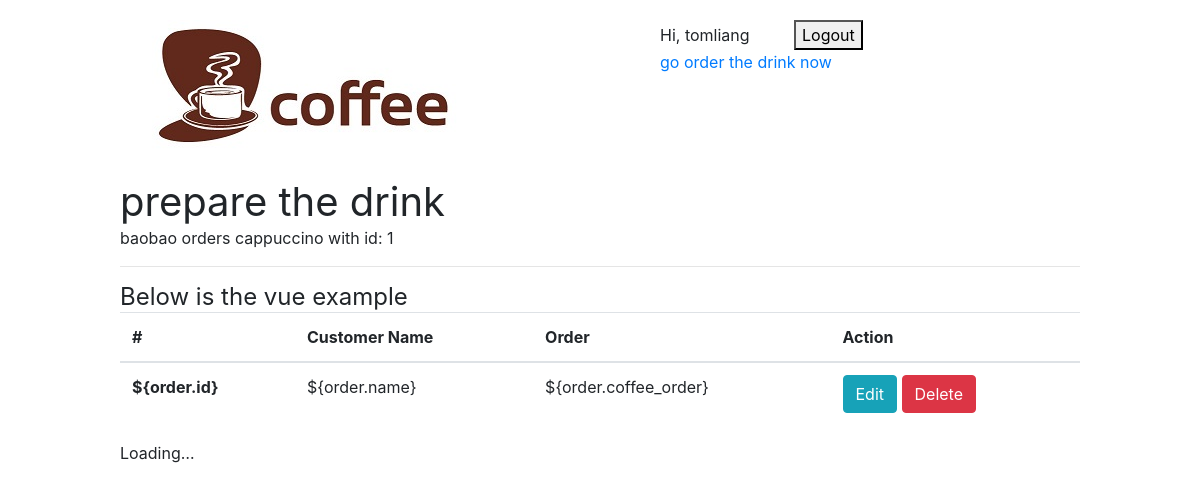
Page /food/prepare/ (signed in) on the earlier database version.
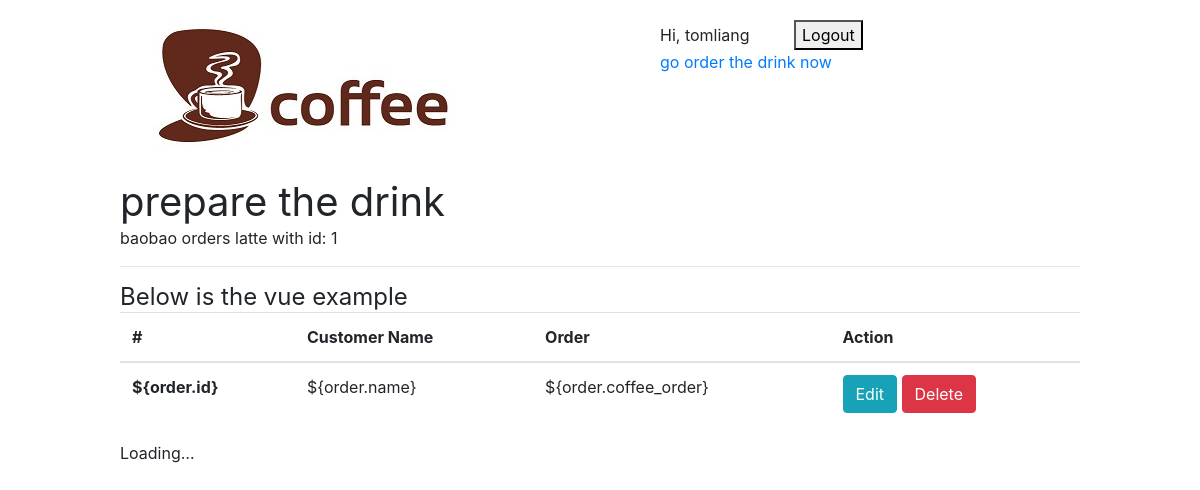
Same page on the later database version.
### food/models.py (models this page shows)
class OrderInstance(models.Model):
    name = models.CharField(max_length=100)
    email = models.EmailField()
    coffee_order = models.CharField(max_length=100)

### food/views.py (the view)
@login_required
@permission_required('food.can_serve', raise_exception=True)
def prepare(request):
    orders = OrderInstance.objects.all()
    return render(request, "food/prepare.html", { 'orders':orders })

### food/templates/food/prepare.html (shortened to what this page needs)
{% extends 'base_layout.html' %}
{% block content %}
<h1>prepare the drink</h1>
{% for order in orders %}
    <p>{{ order.name }} orders {{ order.coffee_order }} with id: {{ order.id }}</p>
{% endfor %}
<hr>
<h4>Below is the vue example</h4>
<div id="vue-prepare">
    <div class="container">
        <div class="row">
            <table class="table">
                <thead>
                    <tr>
                        <th scope="col">#</th>
                        <th scope="col">Customer Name</th>
                        <th scope="col">Order</th>
                        <th scope="col">Action</th>
                    </tr>
                </thead>
                <tbody>
                    <tr v-for="order in orders">
                        <th scope="row">${order.id}</th>
                        <td>${order.name}</td>
                        <td>${order.coffee_order}</td>
                        <td>
                            <button class="btn btn-info" v-on:click="getOrder(order.id)">Edit</button>
                            <button class="btn btn-danger" v-on:click="deleteOrder(order.id)">Delete</button>
                        </td>
                    </tr>
                </tbody>
            </table>
        </div>
    </div>
    <div class="loading" v-if="loading===true">Loading&#8230;</div>
</div>
{% load static from staticfiles %}
{% endblock %}

Differences in the rows shown:
changed OrderInstance "baobao": coffee_order "cappuccino" → "latte"
